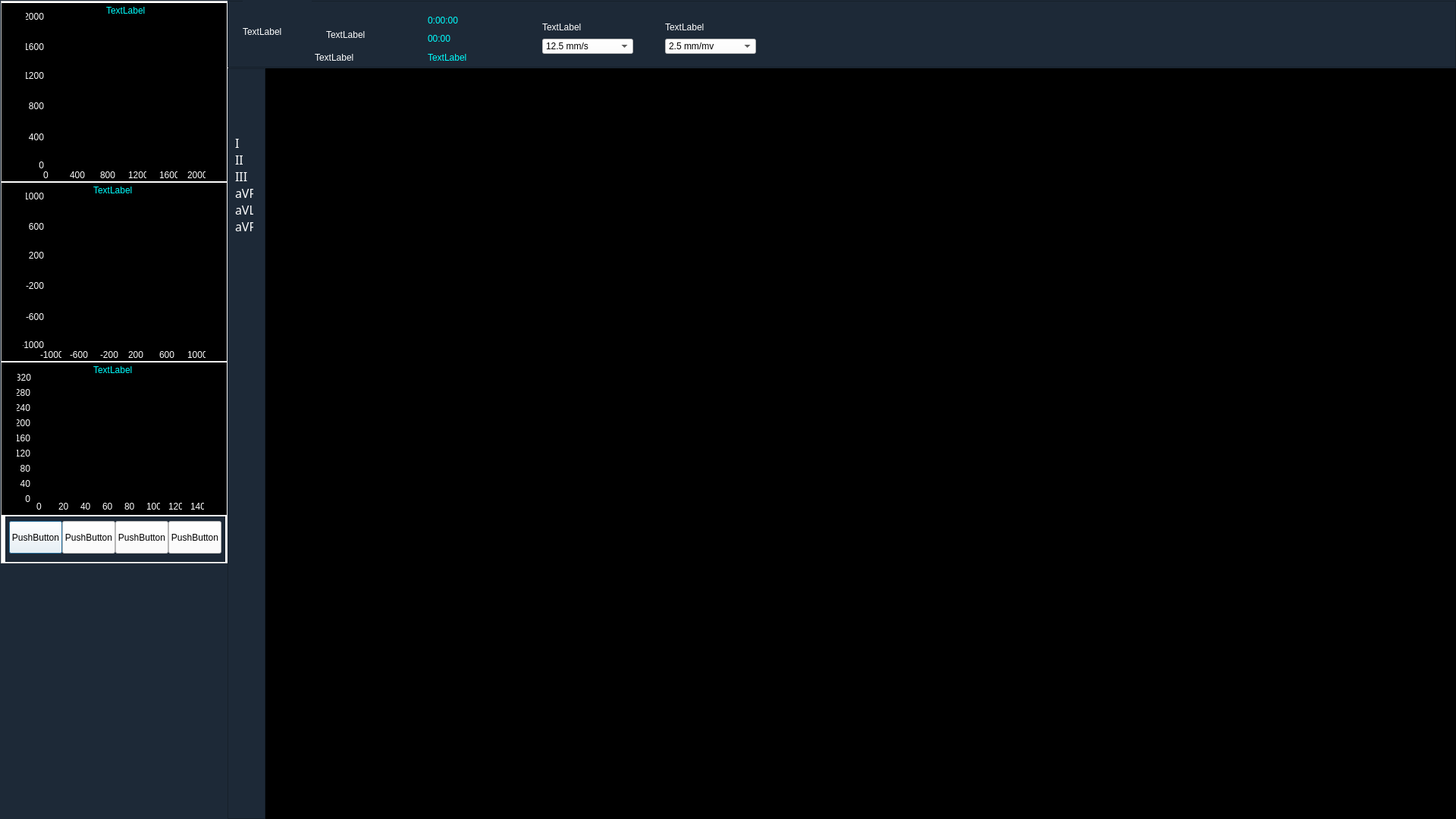
<?xml version="1.0" encoding="UTF-8"?>
<ui version="4.0">
 <class>hrvfrom</class>
 <widget class="QDialog" name="hrvfrom">
  <property name="geometry">
   <rect>
    <x>0</x>
    <y>0</y>
    <width>1920</width>
    <height>1080</height>
   </rect>
  </property>
  <property name="windowTitle">
   <string>Dialog</string>
  </property>
  <property name="styleSheet">
   <string notr="true">background-color: rgb(29, 41, 55);
color: rgb(255, 255, 255);</string>
  </property>
  <widget class="QFrame" name="panRight">
   <property name="geometry">
    <rect>
     <x>1</x>
     <y>1</y>
     <width>300</width>
     <height>742</height>
    </rect>
   </property>
   <property name="styleSheet">
    <string notr="true">background-color: rgb(255, 255, 255);</string>
   </property>
   <property name="frameShape">
    <enum>QFrame::StyledPanel</enum>
   </property>
   <property name="frameShadow">
    <enum>QFrame::Raised</enum>
   </property>
   <widget class="QFrame" name="panR_Rn">
    <property name="geometry">
     <rect>
      <x>1</x>
      <y>3</y>
      <width>297</width>
      <height>235</height>
     </rect>
    </property>
    <property name="styleSheet">
     <string notr="true">color: rgb(255, 255, 255);
background-color: rgb(0, 0, 0);</string>
    </property>
    <property name="frameShape">
     <enum>QFrame::StyledPanel</enum>
    </property>
    <property name="frameShadow">
     <enum>QFrame::Raised</enum>
    </property>
    <widget class="QLabel" name="lblR_Rn1">
     <property name="geometry">
      <rect>
       <x>138</x>
       <y>3</y>
       <width>65</width>
       <height>13</height>
      </rect>
     </property>
     <property name="styleSheet">
      <string notr="true">color: rgb(0, 255, 255);</string>
     </property>
     <property name="text">
      <string>TextLabel</string>
     </property>
    </widget>
    <widget class="QCustomPlot" name="imgR_Rn" native="true">
     <property name="geometry">
      <rect>
       <x>60</x>
       <y>16</y>
       <width>201</width>
       <height>201</height>
      </rect>
     </property>
    </widget>
    <widget class="QLabel" name="label">
     <property name="geometry">
      <rect>
       <x>32</x>
       <y>11</y>
       <width>24</width>
       <height>13</height>
      </rect>
     </property>
     <property name="layoutDirection">
      <enum>Qt::RightToLeft</enum>
     </property>
     <property name="text">
      <string>2000</string>
     </property>
     <property name="alignment">
      <set>Qt::AlignRight|Qt::AlignTrailing|Qt::AlignVCenter</set>
     </property>
    </widget>
    <widget class="QLabel" name="label_2">
     <property name="geometry">
      <rect>
       <x>32</x>
       <y>51</y>
       <width>24</width>
       <height>13</height>
      </rect>
     </property>
     <property name="layoutDirection">
      <enum>Qt::RightToLeft</enum>
     </property>
     <property name="text">
      <string>1600</string>
     </property>
     <property name="alignment">
      <set>Qt::AlignRight|Qt::AlignTrailing|Qt::AlignVCenter</set>
     </property>
    </widget>
    <widget class="QLabel" name="label_3">
     <property name="geometry">
      <rect>
       <x>32</x>
       <y>89</y>
       <width>24</width>
       <height>13</height>
      </rect>
     </property>
     <property name="layoutDirection">
      <enum>Qt::RightToLeft</enum>
     </property>
     <property name="text">
      <string>1200</string>
     </property>
     <property name="alignment">
      <set>Qt::AlignRight|Qt::AlignTrailing|Qt::AlignVCenter</set>
     </property>
    </widget>
    <widget class="QLabel" name="label_4">
     <property name="geometry">
      <rect>
       <x>32</x>
       <y>129</y>
       <width>24</width>
       <height>13</height>
      </rect>
     </property>
     <property name="layoutDirection">
      <enum>Qt::RightToLeft</enum>
     </property>
     <property name="text">
      <string>800</string>
     </property>
     <property name="alignment">
      <set>Qt::AlignRight|Qt::AlignTrailing|Qt::AlignVCenter</set>
     </property>
    </widget>
    <widget class="QLabel" name="label_5">
     <property name="geometry">
      <rect>
       <x>32</x>
       <y>170</y>
       <width>24</width>
       <height>13</height>
      </rect>
     </property>
     <property name="layoutDirection">
      <enum>Qt::RightToLeft</enum>
     </property>
     <property name="text">
      <string>400</string>
     </property>
     <property name="alignment">
      <set>Qt::AlignRight|Qt::AlignTrailing|Qt::AlignVCenter</set>
     </property>
    </widget>
    <widget class="QLabel" name="label_6">
     <property name="geometry">
      <rect>
       <x>32</x>
       <y>207</y>
       <width>24</width>
       <height>13</height>
      </rect>
     </property>
     <property name="layoutDirection">
      <enum>Qt::RightToLeft</enum>
     </property>
     <property name="text">
      <string>0</string>
     </property>
     <property name="alignment">
      <set>Qt::AlignRight|Qt::AlignTrailing|Qt::AlignVCenter</set>
     </property>
    </widget>
    <widget class="QLabel" name="label_7">
     <property name="geometry">
      <rect>
       <x>55</x>
       <y>220</y>
       <width>24</width>
       <height>13</height>
      </rect>
     </property>
     <property name="text">
      <string>0</string>
     </property>
    </widget>
    <widget class="QLabel" name="label_8">
     <property name="geometry">
      <rect>
       <x>90</x>
       <y>220</y>
       <width>24</width>
       <height>13</height>
      </rect>
     </property>
     <property name="text">
      <string>400</string>
     </property>
    </widget>
    <widget class="QLabel" name="label_10">
     <property name="geometry">
      <rect>
       <x>167</x>
       <y>220</y>
       <width>24</width>
       <height>13</height>
      </rect>
     </property>
     <property name="text">
      <string>1200</string>
     </property>
    </widget>
    <widget class="QLabel" name="label_11">
     <property name="geometry">
      <rect>
       <x>208</x>
       <y>220</y>
       <width>24</width>
       <height>13</height>
      </rect>
     </property>
     <property name="text">
      <string>1600</string>
     </property>
    </widget>
    <widget class="QLabel" name="label_12">
     <property name="geometry">
      <rect>
       <x>245</x>
       <y>220</y>
       <width>24</width>
       <height>13</height>
      </rect>
     </property>
     <property name="text">
      <string>2000</string>
     </property>
    </widget>
    <widget class="QLabel" name="label_9">
     <property name="geometry">
      <rect>
       <x>130</x>
       <y>220</y>
       <width>24</width>
       <height>13</height>
      </rect>
     </property>
     <property name="text">
      <string>800</string>
     </property>
    </widget>
   </widget>
   <widget class="QFrame" name="panRn_Rn">
    <property name="geometry">
     <rect>
      <x>1</x>
      <y>240</y>
      <width>297</width>
      <height>235</height>
     </rect>
    </property>
    <property name="styleSheet">
     <string notr="true">color: rgb(255, 255, 255);
background-color: rgb(0, 0, 0);</string>
    </property>
    <property name="frameShape">
     <enum>QFrame::StyledPanel</enum>
    </property>
    <property name="frameShadow">
     <enum>QFrame::Raised</enum>
    </property>
    <widget class="QLabel" name="lblRn_Rn1">
     <property name="geometry">
      <rect>
       <x>121</x>
       <y>3</y>
       <width>91</width>
       <height>13</height>
      </rect>
     </property>
     <property name="styleSheet">
      <string notr="true">color: rgb(0, 255, 255);</string>
     </property>
     <property name="text">
      <string>TextLabel</string>
     </property>
    </widget>
    <widget class="QCustomPlot" name="imgRn_Rn" native="true">
     <property name="geometry">
      <rect>
       <x>60</x>
       <y>16</y>
       <width>201</width>
       <height>201</height>
      </rect>
     </property>
    </widget>
    <widget class="QLabel" name="label_13">
     <property name="geometry">
      <rect>
       <x>245</x>
       <y>220</y>
       <width>24</width>
       <height>13</height>
      </rect>
     </property>
     <property name="text">
      <string>1000</string>
     </property>
    </widget>
    <widget class="QLabel" name="label_14">
     <property name="geometry">
      <rect>
       <x>208</x>
       <y>220</y>
       <width>24</width>
       <height>13</height>
      </rect>
     </property>
     <property name="text">
      <string>600</string>
     </property>
    </widget>
    <widget class="QLabel" name="label_15">
     <property name="geometry">
      <rect>
       <x>51</x>
       <y>220</y>
       <width>28</width>
       <height>13</height>
      </rect>
     </property>
     <property name="text">
      <string>-1000</string>
     </property>
    </widget>
    <widget class="QLabel" name="label_16">
     <property name="geometry">
      <rect>
       <x>90</x>
       <y>220</y>
       <width>24</width>
       <height>13</height>
      </rect>
     </property>
     <property name="text">
      <string>-600</string>
     </property>
    </widget>
    <widget class="QLabel" name="label_17">
     <property name="geometry">
      <rect>
       <x>167</x>
       <y>220</y>
       <width>24</width>
       <height>13</height>
      </rect>
     </property>
     <property name="text">
      <string>200</string>
     </property>
    </widget>
    <widget class="QLabel" name="label_18">
     <property name="geometry">
      <rect>
       <x>130</x>
       <y>220</y>
       <width>24</width>
       <height>13</height>
      </rect>
     </property>
     <property name="text">
      <string>-200</string>
     </property>
    </widget>
    <widget class="QLabel" name="label_19">
     <property name="geometry">
      <rect>
       <x>32</x>
       <y>51</y>
       <width>24</width>
       <height>13</height>
      </rect>
     </property>
     <property name="layoutDirection">
      <enum>Qt::RightToLeft</enum>
     </property>
     <property name="text">
      <string>600</string>
     </property>
     <property name="alignment">
      <set>Qt::AlignRight|Qt::AlignTrailing|Qt::AlignVCenter</set>
     </property>
    </widget>
    <widget class="QLabel" name="label_20">
     <property name="geometry">
      <rect>
       <x>32</x>
       <y>170</y>
       <width>24</width>
       <height>13</height>
      </rect>
     </property>
     <property name="layoutDirection">
      <enum>Qt::RightToLeft</enum>
     </property>
     <property name="text">
      <string>-600</string>
     </property>
     <property name="alignment">
      <set>Qt::AlignRight|Qt::AlignTrailing|Qt::AlignVCenter</set>
     </property>
    </widget>
    <widget class="QLabel" name="label_21">
     <property name="geometry">
      <rect>
       <x>32</x>
       <y>129</y>
       <width>24</width>
       <height>13</height>
      </rect>
     </property>
     <property name="layoutDirection">
      <enum>Qt::RightToLeft</enum>
     </property>
     <property name="text">
      <string>-200</string>
     </property>
     <property name="alignment">
      <set>Qt::AlignRight|Qt::AlignTrailing|Qt::AlignVCenter</set>
     </property>
    </widget>
    <widget class="QLabel" name="label_22">
     <property name="geometry">
      <rect>
       <x>28</x>
       <y>207</y>
       <width>28</width>
       <height>13</height>
      </rect>
     </property>
     <property name="layoutDirection">
      <enum>Qt::RightToLeft</enum>
     </property>
     <property name="text">
      <string>-1000</string>
     </property>
     <property name="alignment">
      <set>Qt::AlignRight|Qt::AlignTrailing|Qt::AlignVCenter</set>
     </property>
    </widget>
    <widget class="QLabel" name="label_23">
     <property name="geometry">
      <rect>
       <x>32</x>
       <y>11</y>
       <width>24</width>
       <height>13</height>
      </rect>
     </property>
     <property name="layoutDirection">
      <enum>Qt::RightToLeft</enum>
     </property>
     <property name="text">
      <string>1000</string>
     </property>
     <property name="alignment">
      <set>Qt::AlignRight|Qt::AlignTrailing|Qt::AlignVCenter</set>
     </property>
    </widget>
    <widget class="QLabel" name="label_24">
     <property name="geometry">
      <rect>
       <x>32</x>
       <y>89</y>
       <width>24</width>
       <height>13</height>
      </rect>
     </property>
     <property name="layoutDirection">
      <enum>Qt::RightToLeft</enum>
     </property>
     <property name="text">
      <string>200</string>
     </property>
     <property name="alignment">
      <set>Qt::AlignRight|Qt::AlignTrailing|Qt::AlignVCenter</set>
     </property>
    </widget>
   </widget>
   <widget class="QFrame" name="panHeart">
    <property name="geometry">
     <rect>
      <x>1</x>
      <y>477</y>
      <width>297</width>
      <height>201</height>
     </rect>
    </property>
    <property name="styleSheet">
     <string notr="true">color: rgb(255, 255, 255);
background-color: rgb(0, 0, 0);</string>
    </property>
    <property name="frameShape">
     <enum>QFrame::StyledPanel</enum>
    </property>
    <property name="frameShadow">
     <enum>QFrame::Raised</enum>
    </property>
    <widget class="QLabel" name="lblRatePic">
     <property name="geometry">
      <rect>
       <x>121</x>
       <y>3</y>
       <width>65</width>
       <height>13</height>
      </rect>
     </property>
     <property name="styleSheet">
      <string notr="true">color: rgb(0, 255, 255);</string>
     </property>
     <property name="text">
      <string>TextLabel</string>
     </property>
    </widget>
    <widget class="QCustomPlot" name="imgHeart" native="true">
     <property name="geometry">
      <rect>
       <x>44</x>
       <y>15</y>
       <width>233</width>
       <height>169</height>
      </rect>
     </property>
    </widget>
    <widget class="QLabel" name="label_25">
     <property name="geometry">
      <rect>
       <x>21</x>
       <y>13</y>
       <width>18</width>
       <height>13</height>
      </rect>
     </property>
     <property name="text">
      <string>320</string>
     </property>
     <property name="alignment">
      <set>Qt::AlignRight|Qt::AlignTrailing|Qt::AlignVCenter</set>
     </property>
    </widget>
    <widget class="QLabel" name="label_26">
     <property name="geometry">
      <rect>
       <x>20</x>
       <y>33</y>
       <width>18</width>
       <height>13</height>
      </rect>
     </property>
     <property name="text">
      <string>280</string>
     </property>
     <property name="alignment">
      <set>Qt::AlignRight|Qt::AlignTrailing|Qt::AlignVCenter</set>
     </property>
    </widget>
    <widget class="QLabel" name="label_27">
     <property name="geometry">
      <rect>
       <x>20</x>
       <y>53</y>
       <width>18</width>
       <height>13</height>
      </rect>
     </property>
     <property name="text">
      <string>240</string>
     </property>
     <property name="alignment">
      <set>Qt::AlignRight|Qt::AlignTrailing|Qt::AlignVCenter</set>
     </property>
    </widget>
    <widget class="QLabel" name="label_28">
     <property name="geometry">
      <rect>
       <x>20</x>
       <y>73</y>
       <width>18</width>
       <height>13</height>
      </rect>
     </property>
     <property name="text">
      <string>200</string>
     </property>
     <property name="alignment">
      <set>Qt::AlignRight|Qt::AlignTrailing|Qt::AlignVCenter</set>
     </property>
    </widget>
    <widget class="QLabel" name="label_29">
     <property name="geometry">
      <rect>
       <x>20</x>
       <y>93</y>
       <width>18</width>
       <height>13</height>
      </rect>
     </property>
     <property name="text">
      <string>160</string>
     </property>
     <property name="alignment">
      <set>Qt::AlignRight|Qt::AlignTrailing|Qt::AlignVCenter</set>
     </property>
    </widget>
    <widget class="QLabel" name="label_30">
     <property name="geometry">
      <rect>
       <x>20</x>
       <y>113</y>
       <width>18</width>
       <height>13</height>
      </rect>
     </property>
     <property name="text">
      <string>120</string>
     </property>
     <property name="alignment">
      <set>Qt::AlignRight|Qt::AlignTrailing|Qt::AlignVCenter</set>
     </property>
    </widget>
    <widget class="QLabel" name="label_31">
     <property name="geometry">
      <rect>
       <x>20</x>
       <y>133</y>
       <width>18</width>
       <height>13</height>
      </rect>
     </property>
     <property name="text">
      <string>80</string>
     </property>
     <property name="alignment">
      <set>Qt::AlignRight|Qt::AlignTrailing|Qt::AlignVCenter</set>
     </property>
    </widget>
    <widget class="QLabel" name="label_32">
     <property name="geometry">
      <rect>
       <x>20</x>
       <y>153</y>
       <width>18</width>
       <height>13</height>
      </rect>
     </property>
     <property name="text">
      <string>40</string>
     </property>
     <property name="alignment">
      <set>Qt::AlignRight|Qt::AlignTrailing|Qt::AlignVCenter</set>
     </property>
    </widget>
    <widget class="QLabel" name="label_33">
     <property name="geometry">
      <rect>
       <x>20</x>
       <y>173</y>
       <width>18</width>
       <height>13</height>
      </rect>
     </property>
     <property name="text">
      <string>0</string>
     </property>
     <property name="alignment">
      <set>Qt::AlignRight|Qt::AlignTrailing|Qt::AlignVCenter</set>
     </property>
    </widget>
    <widget class="QLabel" name="label_34">
     <property name="geometry">
      <rect>
       <x>46</x>
       <y>183</y>
       <width>18</width>
       <height>13</height>
      </rect>
     </property>
     <property name="text">
      <string>0</string>
     </property>
     <property name="alignment">
      <set>Qt::AlignLeading|Qt::AlignLeft|Qt::AlignVCenter</set>
     </property>
    </widget>
    <widget class="QLabel" name="label_35">
     <property name="geometry">
      <rect>
       <x>75</x>
       <y>183</y>
       <width>18</width>
       <height>13</height>
      </rect>
     </property>
     <property name="text">
      <string>20</string>
     </property>
     <property name="alignment">
      <set>Qt::AlignLeading|Qt::AlignLeft|Qt::AlignVCenter</set>
     </property>
    </widget>
    <widget class="QLabel" name="label_36">
     <property name="geometry">
      <rect>
       <x>104</x>
       <y>183</y>
       <width>18</width>
       <height>13</height>
      </rect>
     </property>
     <property name="text">
      <string>40</string>
     </property>
     <property name="alignment">
      <set>Qt::AlignLeading|Qt::AlignLeft|Qt::AlignVCenter</set>
     </property>
    </widget>
    <widget class="QLabel" name="label_37">
     <property name="geometry">
      <rect>
       <x>133</x>
       <y>183</y>
       <width>18</width>
       <height>13</height>
      </rect>
     </property>
     <property name="text">
      <string>60</string>
     </property>
     <property name="alignment">
      <set>Qt::AlignLeading|Qt::AlignLeft|Qt::AlignVCenter</set>
     </property>
    </widget>
    <widget class="QLabel" name="label_38">
     <property name="geometry">
      <rect>
       <x>162</x>
       <y>183</y>
       <width>18</width>
       <height>13</height>
      </rect>
     </property>
     <property name="text">
      <string>80</string>
     </property>
     <property name="alignment">
      <set>Qt::AlignLeading|Qt::AlignLeft|Qt::AlignVCenter</set>
     </property>
    </widget>
    <widget class="QLabel" name="label_39">
     <property name="geometry">
      <rect>
       <x>191</x>
       <y>183</y>
       <width>18</width>
       <height>13</height>
      </rect>
     </property>
     <property name="text">
      <string>100</string>
     </property>
     <property name="alignment">
      <set>Qt::AlignLeading|Qt::AlignLeft|Qt::AlignVCenter</set>
     </property>
    </widget>
    <widget class="QLabel" name="label_40">
     <property name="geometry">
      <rect>
       <x>220</x>
       <y>183</y>
       <width>18</width>
       <height>13</height>
      </rect>
     </property>
     <property name="text">
      <string>120</string>
     </property>
     <property name="alignment">
      <set>Qt::AlignLeading|Qt::AlignLeft|Qt::AlignVCenter</set>
     </property>
    </widget>
    <widget class="QLabel" name="label_41">
     <property name="geometry">
      <rect>
       <x>249</x>
       <y>183</y>
       <width>18</width>
       <height>13</height>
      </rect>
     </property>
     <property name="text">
      <string>140</string>
     </property>
     <property name="alignment">
      <set>Qt::AlignLeading|Qt::AlignLeft|Qt::AlignVCenter</set>
     </property>
    </widget>
   </widget>
   <widget class="QFrame" name="GBOperate">
    <property name="geometry">
     <rect>
      <x>6</x>
      <y>680</y>
      <width>290</width>
      <height>60</height>
     </rect>
    </property>
    <property name="styleSheet">
     <string notr="true">background-color: rgb(29, 41, 55);</string>
    </property>
    <property name="frameShape">
     <enum>QFrame::StyledPanel</enum>
    </property>
    <property name="frameShadow">
     <enum>QFrame::Raised</enum>
    </property>
    <widget class="QPushButton" name="bitView">
     <property name="geometry">
      <rect>
       <x>5</x>
       <y>6</y>
       <width>70</width>
       <height>43</height>
      </rect>
     </property>
     <property name="styleSheet">
      <string notr="true">color: rgb(0, 0, 0);
background-color: rgb(255, 255, 255);</string>
     </property>
     <property name="text">
      <string>PushButton</string>
     </property>
    </widget>
    <widget class="QPushButton" name="bitCapture">
     <property name="geometry">
      <rect>
       <x>75</x>
       <y>6</y>
       <width>70</width>
       <height>43</height>
      </rect>
     </property>
     <property name="styleSheet">
      <string notr="true">color: rgb(0, 0, 0);
background-color: rgb(255, 255, 255);</string>
     </property>
     <property name="text">
      <string>PushButton</string>
     </property>
    </widget>
    <widget class="QPushButton" name="bitAna">
     <property name="geometry">
      <rect>
       <x>145</x>
       <y>6</y>
       <width>70</width>
       <height>43</height>
      </rect>
     </property>
     <property name="styleSheet">
      <string notr="true">color: rgb(0, 0, 0);
background-color: rgb(255, 255, 255);</string>
     </property>
     <property name="text">
      <string>PushButton</string>
     </property>
    </widget>
    <widget class="QPushButton" name="bitClose">
     <property name="geometry">
      <rect>
       <x>215</x>
       <y>6</y>
       <width>70</width>
       <height>43</height>
      </rect>
     </property>
     <property name="styleSheet">
      <string notr="true">color: rgb(0, 0, 0);
background-color: rgb(255, 255, 255);</string>
     </property>
     <property name="text">
      <string>PushButton</string>
     </property>
    </widget>
   </widget>
  </widget>
  <widget class="QFrame" name="panTop">
   <property name="geometry">
    <rect>
     <x>300</x>
     <y>1</y>
     <width>1620</width>
     <height>88</height>
    </rect>
   </property>
   <property name="frameShape">
    <enum>QFrame::StyledPanel</enum>
   </property>
   <property name="frameShadow">
    <enum>QFrame::Raised</enum>
   </property>
   <widget class="QLabel" name="lblSpeed">
    <property name="geometry">
     <rect>
      <x>415</x>
      <y>28</y>
      <width>60</width>
      <height>13</height>
     </rect>
    </property>
    <property name="text">
     <string>TextLabel</string>
    </property>
   </widget>
   <widget class="QLabel" name="lblPlus">
    <property name="geometry">
     <rect>
      <x>577</x>
      <y>28</y>
      <width>60</width>
      <height>13</height>
     </rect>
    </property>
    <property name="text">
     <string>TextLabel</string>
    </property>
   </widget>
   <widget class="QComboBox" name="cboPlus">
    <property name="geometry">
     <rect>
      <x>577</x>
      <y>50</y>
      <width>120</width>
      <height>20</height>
     </rect>
    </property>
    <property name="styleSheet">
     <string notr="true">color: rgb(0, 0, 0);
background-color: rgb(255, 255, 255);</string>
    </property>
    <property name="currentIndex">
     <number>0</number>
    </property>
    <item>
     <property name="text">
      <string>2.5 mm/mv</string>
     </property>
    </item>
    <item>
     <property name="text">
      <string>5 mm/mv</string>
     </property>
    </item>
    <item>
     <property name="text">
      <string>10 mm/mv</string>
     </property>
    </item>
    <item>
     <property name="text">
      <string>20 mm/mv</string>
     </property>
    </item>
   </widget>
   <widget class="QComboBox" name="cboSpeed">
    <property name="geometry">
     <rect>
      <x>415</x>
      <y>50</y>
      <width>120</width>
      <height>20</height>
     </rect>
    </property>
    <property name="accessibleName">
     <string/>
    </property>
    <property name="styleSheet">
     <string notr="true">color: rgb(0, 0, 0);
background-color: rgb(255, 255, 255);</string>
    </property>
    <property name="currentIndex">
     <number>0</number>
    </property>
    <item>
     <property name="text">
      <string>12.5 mm/s</string>
     </property>
    </item>
    <item>
     <property name="text">
      <string>25 mm/s</string>
     </property>
    </item>
    <item>
     <property name="text">
      <string>50 mm/s</string>
     </property>
    </item>
   </widget>
   <widget class="QLabel" name="lblRun">
    <property name="geometry">
     <rect>
      <x>264</x>
      <y>40</y>
      <width>150</width>
      <height>20</height>
     </rect>
    </property>
    <property name="styleSheet">
     <string notr="true">color: rgb(0, 255, 255);</string>
    </property>
    <property name="text">
     <string>00:00</string>
    </property>
   </widget>
   <widget class="QLabel" name="lblTime">
    <property name="geometry">
     <rect>
      <x>264</x>
      <y>16</y>
      <width>150</width>
      <height>20</height>
     </rect>
    </property>
    <property name="styleSheet">
     <string notr="true">color: rgb(0, 255, 255);</string>
    </property>
    <property name="text">
     <string>0:00:00</string>
    </property>
   </widget>
   <widget class="QLabel" name="lblState">
    <property name="geometry">
     <rect>
      <x>264</x>
      <y>65</y>
      <width>150</width>
      <height>20</height>
     </rect>
    </property>
    <property name="styleSheet">
     <string notr="true">color: rgb(0, 255, 255);</string>
    </property>
    <property name="text">
     <string>TextLabel</string>
    </property>
   </widget>
   <widget class="QLabel" name="AgeSex_label">
    <property name="geometry">
     <rect>
      <x>115</x>
      <y>65</y>
      <width>141</width>
      <height>20</height>
     </rect>
    </property>
    <property name="text">
     <string>TextLabel</string>
    </property>
   </widget>
   <widget class="QLabel" name="name_label">
    <property name="geometry">
     <rect>
      <x>130</x>
      <y>30</y>
      <width>111</width>
      <height>30</height>
     </rect>
    </property>
    <property name="text">
     <string>TextLabel</string>
    </property>
   </widget>
   <widget class="QLabel" name="pic_Label">
    <property name="geometry">
     <rect>
      <x>20</x>
      <y>0</y>
      <width>91</width>
      <height>81</height>
     </rect>
    </property>
    <property name="text">
     <string>TextLabel</string>
    </property>
   </widget>
  </widget>
  <widget class="QFrame" name="panLeft">
   <property name="geometry">
    <rect>
     <x>300</x>
     <y>90</y>
     <width>50</width>
     <height>990</height>
    </rect>
   </property>
   <property name="frameShape">
    <enum>QFrame::StyledPanel</enum>
   </property>
   <property name="frameShadow">
    <enum>QFrame::Raised</enum>
   </property>
   <widget class="QLabel" name="lblL2">
    <property name="geometry">
     <rect>
      <x>10</x>
      <y>112</y>
      <width>16</width>
      <height>16</height>
     </rect>
    </property>
    <property name="font">
     <font>
      <family>宋体</family>
      <pointsize>12</pointsize>
      <weight>50</weight>
      <italic>false</italic>
      <bold>false</bold>
     </font>
    </property>
    <property name="text">
     <string>II</string>
    </property>
   </widget>
   <widget class="QLabel" name="lblL5">
    <property name="geometry">
     <rect>
      <x>10</x>
      <y>178</y>
      <width>24</width>
      <height>16</height>
     </rect>
    </property>
    <property name="font">
     <font>
      <family>宋体</family>
      <pointsize>12</pointsize>
      <weight>50</weight>
      <italic>false</italic>
      <bold>false</bold>
     </font>
    </property>
    <property name="text">
     <string>aVL</string>
    </property>
   </widget>
   <widget class="QLabel" name="lblL6">
    <property name="geometry">
     <rect>
      <x>10</x>
      <y>200</y>
      <width>24</width>
      <height>16</height>
     </rect>
    </property>
    <property name="font">
     <font>
      <family>宋体</family>
      <pointsize>12</pointsize>
      <weight>50</weight>
      <italic>false</italic>
      <bold>false</bold>
     </font>
    </property>
    <property name="text">
     <string>aVF</string>
    </property>
   </widget>
   <widget class="QLabel" name="lblL3">
    <property name="geometry">
     <rect>
      <x>10</x>
      <y>134</y>
      <width>24</width>
      <height>16</height>
     </rect>
    </property>
    <property name="font">
     <font>
      <family>宋体</family>
      <pointsize>12</pointsize>
      <weight>50</weight>
      <italic>false</italic>
      <bold>false</bold>
     </font>
    </property>
    <property name="text">
     <string>III</string>
    </property>
   </widget>
   <widget class="QLabel" name="lblL1">
    <property name="geometry">
     <rect>
      <x>10</x>
      <y>90</y>
      <width>16</width>
      <height>16</height>
     </rect>
    </property>
    <property name="font">
     <font>
      <family>宋体</family>
      <pointsize>12</pointsize>
      <weight>50</weight>
      <italic>false</italic>
      <bold>false</bold>
     </font>
    </property>
    <property name="text">
     <string>I</string>
    </property>
   </widget>
   <widget class="QLabel" name="lblL4">
    <property name="geometry">
     <rect>
      <x>10</x>
      <y>156</y>
      <width>24</width>
      <height>16</height>
     </rect>
    </property>
    <property name="font">
     <font>
      <family>宋体</family>
      <pointsize>12</pointsize>
      <weight>50</weight>
      <italic>false</italic>
      <bold>false</bold>
     </font>
    </property>
    <property name="text">
     <string>aVR</string>
    </property>
   </widget>
  </widget>
  <widget class="QCustomPlot" name="PBView" native="true">
   <property name="geometry">
    <rect>
     <x>350</x>
     <y>90</y>
     <width>1570</width>
     <height>990</height>
    </rect>
   </property>
   <property name="styleSheet">
    <string notr="true">background-color: rgb(0, 0, 0);</string>
   </property>
  </widget>
 </widget>
 <customwidgets>
  <customwidget>
   <class>QCustomPlot</class>
   <extends>QWidget</extends>
   <header location="global">qcustomplot.h</header>
   <container>1</container>
  </customwidget>
 </customwidgets>
 <resources/>
 <connections/>
</ui>
